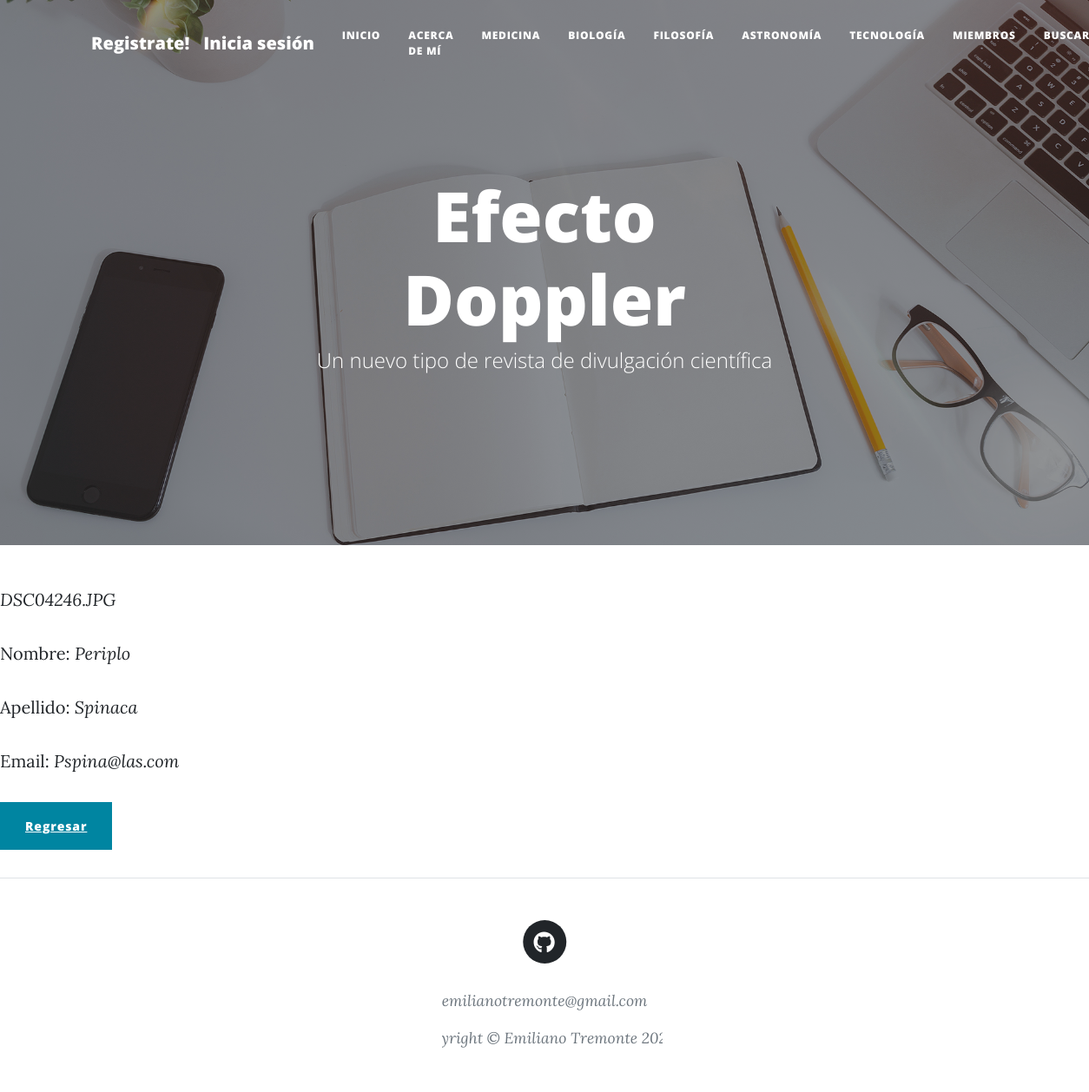
The page /blog_vista/miembros/detalle/1 on the database its author committed.
### blog_vista/models.py (models this page shows, shortened)
class Miembros (models.Model):
    nombre = models.CharField(max_length=30)
    apellido = models.CharField(max_length=30)
    email = models.EmailField()
    foto = models.ImageField()

### blog_vista/views.py (the view)
# urls.py: path('miembros/detalle/<int:pk>', views.MiembrosDetalle.as_view(), name='MiembrosDetail'),
class MiembrosDetalle(DetailView):
    model = Miembros
    template_name = 'blog_vista/miembros_detalle.html'

### blog_vista/templates/blog_vista/miembros_detalle.html (shortened to what this page needs)
{% extends 'blog_vista/padre.html' %}
{% load static %}
{% block miembros %}
<head>
</head>
<body>
    <p><i>{{ miembros.foto }}</i></p>
    <p>Nombre: <i>{{ miembros.nombre }}</i></p>
    <p>Apellido: <i>{{ miembros.apellido }}</i></p>
    <p>Email: <i>{{ miembros.email }}</i></p>
    <p>
        <a class="btn btn-primary" href="{% url 'MiembrosList' %}">Regresar</a>
    </p>
</body>
</html>
{%endblock%}

### rows shown on the page
Miembros: foto "DSC04246.JPG", nombre "Periplo", apellido "Spinaca", email "Pspina@las.com"
